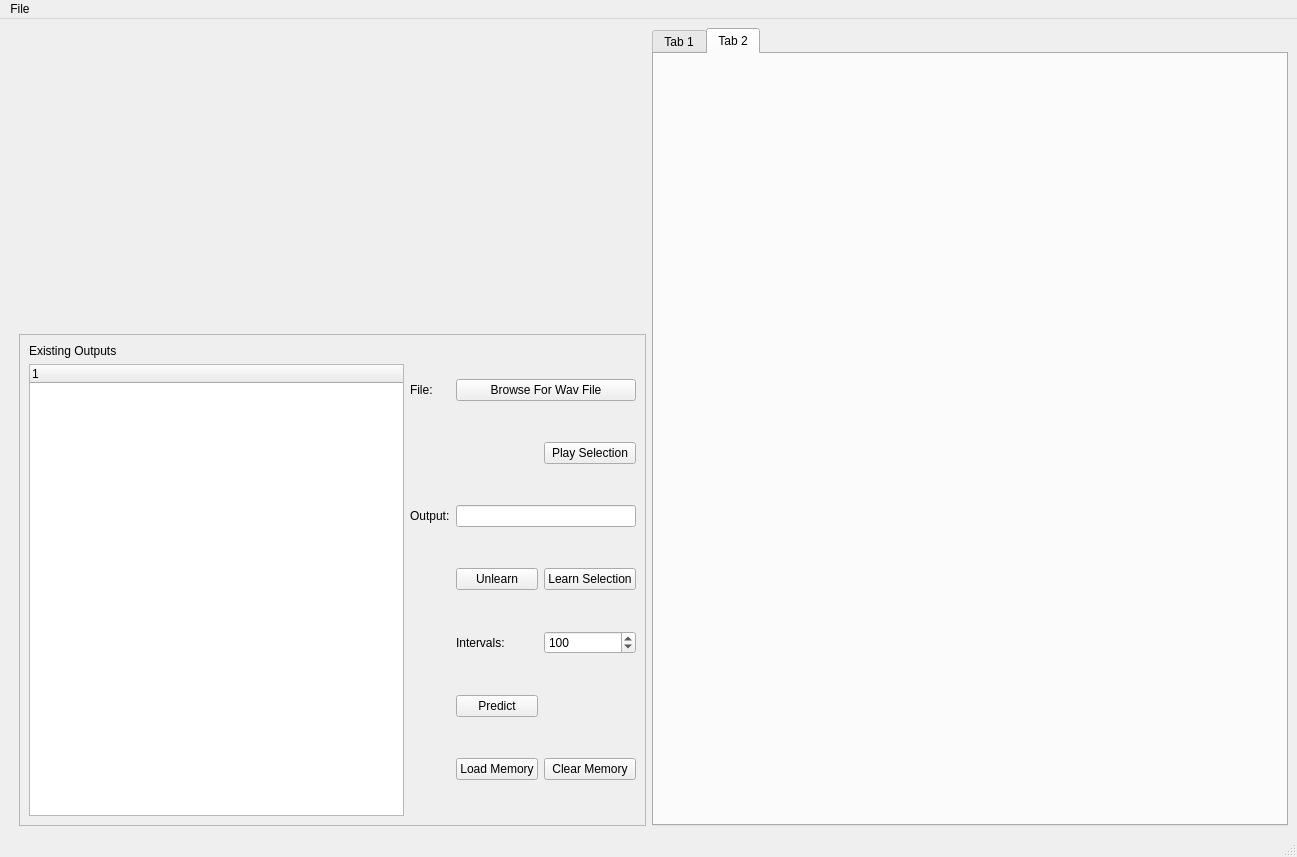
<?xml version="1.0" encoding="UTF-8"?>
<ui version="4.0">
 <class>MainWindow</class>
 <widget class="QMainWindow" name="MainWindow">
  <property name="geometry">
   <rect>
    <x>0</x>
    <y>0</y>
    <width>1297</width>
    <height>857</height>
   </rect>
  </property>
  <property name="windowTitle">
   <string>MainWindow</string>
  </property>
  <widget class="QWidget" name="centralwidget">
   <layout class="QGridLayout" name="gridLayout">
    <item row="0" column="1">
     <layout class="QVBoxLayout" name="verticalLayout">
      <property name="leftMargin">
       <number>10</number>
      </property>
      <item>
       <widget class="SoundPlotWidget" name="plotWidget" native="true">
        <property name="minimumSize">
         <size>
          <width>100</width>
          <height>300</height>
         </size>
        </property>
       </widget>
      </item>
      <item>
       <widget class="QFrame" name="frame">
        <property name="minimumSize">
         <size>
          <width>500</width>
          <height>330</height>
         </size>
        </property>
        <property name="frameShape">
         <enum>QFrame::StyledPanel</enum>
        </property>
        <property name="frameShadow">
         <enum>QFrame::Raised</enum>
        </property>
        <layout class="QHBoxLayout" name="horizontalLayout">
         <item>
          <layout class="QVBoxLayout" name="verticalLayout_2">
           <item>
            <widget class="QLabel" name="label">
             <property name="text">
              <string>Existing Outputs</string>
             </property>
            </widget>
           </item>
           <item>
            <widget class="QTreeWidget" name="outputTree">
             <column>
              <property name="text">
               <string notr="true">1</string>
              </property>
             </column>
            </widget>
           </item>
          </layout>
         </item>
         <item>
          <layout class="QGridLayout" name="gridLayout_2">
           <item row="5" column="1">
            <widget class="QPushButton" name="predictButton">
             <property name="text">
              <string>Predict</string>
             </property>
            </widget>
           </item>
           <item row="2" column="0">
            <widget class="QLabel" name="label_3">
             <property name="text">
              <string>Output:</string>
             </property>
            </widget>
           </item>
           <item row="1" column="2">
            <widget class="QPushButton" name="playButton">
             <property name="text">
              <string>Play Selection</string>
             </property>
            </widget>
           </item>
           <item row="0" column="0">
            <widget class="QLabel" name="label_2">
             <property name="text">
              <string>File:</string>
             </property>
            </widget>
           </item>
           <item row="3" column="2">
            <widget class="QPushButton" name="learnButton">
             <property name="text">
              <string>Learn Selection</string>
             </property>
            </widget>
           </item>
           <item row="3" column="1">
            <widget class="QPushButton" name="unlearnButton">
             <property name="text">
              <string>Unlearn</string>
             </property>
            </widget>
           </item>
           <item row="2" column="1" colspan="2">
            <widget class="QLineEdit" name="outputLineEdit"/>
           </item>
           <item row="0" column="1" colspan="2">
            <widget class="QPushButton" name="browseButton">
             <property name="text">
              <string>Browse For Wav File</string>
             </property>
            </widget>
           </item>
           <item row="6" column="1">
            <widget class="QPushButton" name="loadButton">
             <property name="text">
              <string>Load Memory</string>
             </property>
            </widget>
           </item>
           <item row="6" column="2">
            <widget class="QPushButton" name="clearMemButton">
             <property name="text">
              <string>Clear Memory</string>
             </property>
            </widget>
           </item>
           <item row="5" column="2">
            <widget class="QLabel" name="predictionLabel">
             <property name="text">
              <string/>
             </property>
            </widget>
           </item>
           <item row="4" column="2">
            <widget class="QSpinBox" name="intervalSpin">
             <property name="maximum">
              <number>10000</number>
             </property>
             <property name="value">
              <number>100</number>
             </property>
            </widget>
           </item>
           <item row="4" column="1">
            <widget class="QLabel" name="label_4">
             <property name="text">
              <string>Intervals:</string>
             </property>
            </widget>
           </item>
          </layout>
         </item>
        </layout>
       </widget>
      </item>
     </layout>
    </item>
    <item row="0" column="2">
     <widget class="QTabWidget" name="tabWidget">
      <property name="currentIndex">
       <number>1</number>
      </property>
      <widget class="QWidget" name="tab">
       <attribute name="title">
        <string>Tab 1</string>
       </attribute>
       <layout class="QGridLayout" name="gridLayout_3">
        <property name="margin">
         <number>0</number>
        </property>
        <item row="0" column="0">
         <widget class="ConsoleWidget" name="consoleWidget" native="true"/>
        </item>
       </layout>
      </widget>
      <widget class="QWidget" name="tab_2">
       <attribute name="title">
        <string>Tab 2</string>
       </attribute>
       <layout class="QGridLayout" name="gridLayout_4">
        <property name="margin">
         <number>0</number>
        </property>
        <item row="0" column="0">
         <widget class="RecorderWidget" name="recorderWidget" native="true"/>
        </item>
       </layout>
      </widget>
     </widget>
    </item>
   </layout>
  </widget>
  <widget class="QMenuBar" name="menubar">
   <property name="geometry">
    <rect>
     <x>0</x>
     <y>0</y>
     <width>1297</width>
     <height>21</height>
    </rect>
   </property>
   <widget class="QMenu" name="menuFile">
    <property name="title">
     <string>File</string>
    </property>
    <widget class="QMenu" name="menuRecent_Files">
     <property name="title">
      <string>Recent Files</string>
     </property>
     <addaction name="actionNo_Recent_Files"/>
    </widget>
    <addaction name="actionOpen"/>
    <addaction name="menuRecent_Files"/>
    <addaction name="actionSave_Memory"/>
   </widget>
   <addaction name="menuFile"/>
  </widget>
  <widget class="QStatusBar" name="statusbar"/>
  <action name="actionOpen">
   <property name="text">
    <string>Open</string>
   </property>
  </action>
  <action name="actionNo_Recent_Files">
   <property name="enabled">
    <bool>false</bool>
   </property>
   <property name="text">
    <string>No Recent Files</string>
   </property>
  </action>
  <action name="actionSave_Memory">
   <property name="text">
    <string>Save Memory</string>
   </property>
  </action>
 </widget>
 <customwidgets>
  <customwidget>
   <class>ConsoleWidget</class>
   <extends>QWidget</extends>
   <header>pyqtgraph.console</header>
   <container>1</container>
  </customwidget>
  <customwidget>
   <class>SoundPlotWidget</class>
   <extends>QWidget</extends>
   <header>LearningLetters</header>
   <container>1</container>
  </customwidget>
  <customwidget>
   <class>RecorderWidget</class>
   <extends>QWidget</extends>
   <header>realTimeAudio</header>
   <container>1</container>
  </customwidget>
 </customwidgets>
 <resources/>
 <connections/>
</ui>
